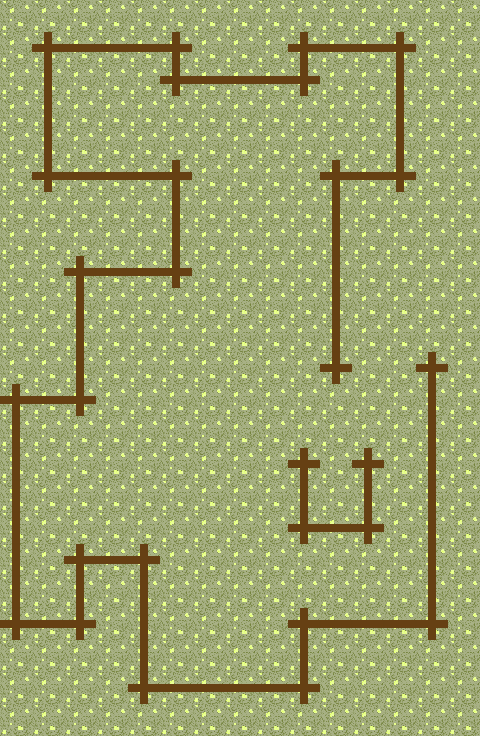

Below is a game level as drawn by its tile map, then a one-line description and the .tmx that defines it (tile-layer data replaced by summaries):
An orthogonal 15x23 tile map with 32x32 px tiles, 2 tile layers (Floor, Fence).

<map version="1.0" orientation="orthogonal" width="15" height="23" tilewidth="32" tileheight="32">
 <tileset firstgid="1" name="badtiles" tilewidth="32" tileheight="32">
  <image source="badtiles.png" width="320" height="64" />
  <tile id="1">
   <properties>
    <property name="blocked" value="true" />
   </properties>
  </tile>
  <tile id="2">
   <properties>
    <property name="blocked" value="true" />
   </properties>
  </tile>
  <tile id="3">
   <properties>
    <property name="blocked" value="true" />
   </properties>
  </tile>
 </tileset>
 <layer name="Floor" width="15" height="23">
  <data>[345 cells, 345 non-empty, 1 distinct tile ids]</data>
 </layer>
 <layer name="Fence" width="15" height="23">
  <data>[345 cells, 89 non-empty, 3 distinct tile ids]</data>
 </layer>
</map>